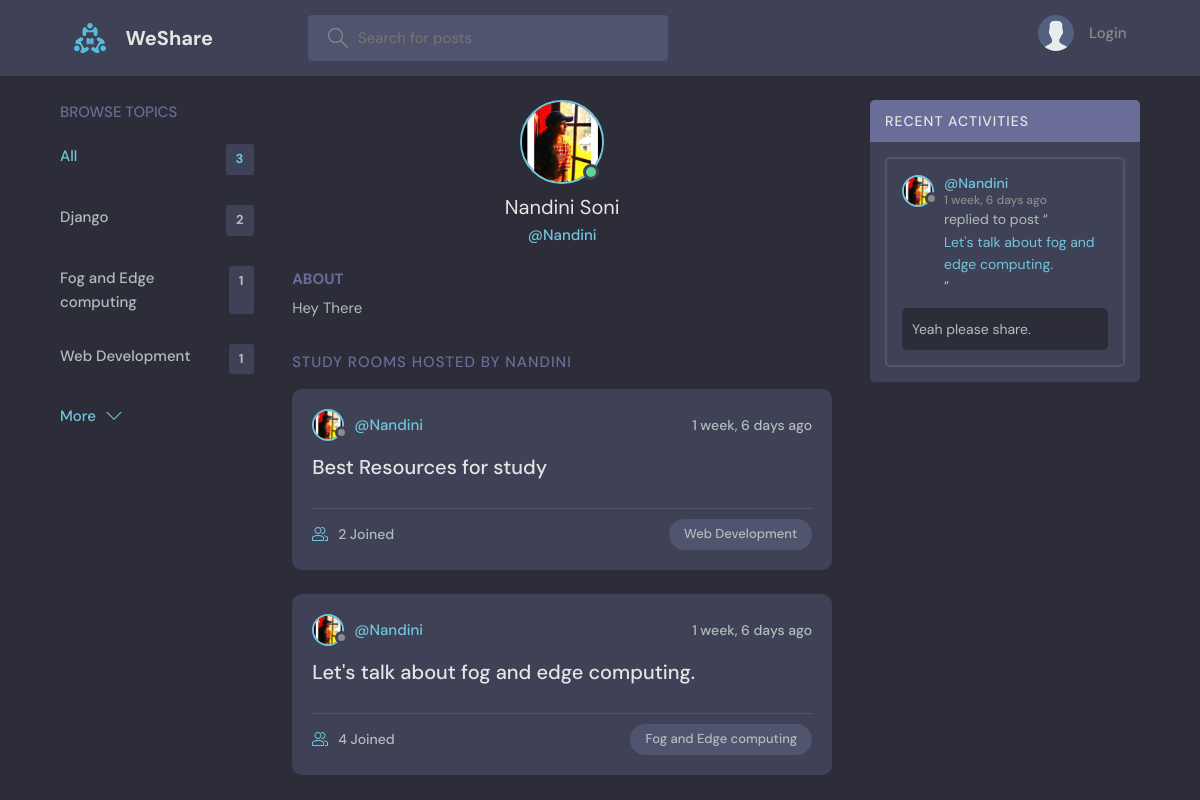
The page /profile/7/ on the database its author committed.
### base/models.py (models this page shows, shortened)
class Topic(models.Model):
    name = models.CharField(max_length=200)

class User(AbstractUser):
    name = models.CharField(max_length=200, null=True)
    username = models.CharField(max_length=200,unique=True, null=False)
    email = models.EmailField(unique=True, null=True)
    bio = models.TextField(null=True)
    avatar = models.ImageField(null=True, default="avatar.svg")
    USERNAME_FIELD = 'username'
    REQUIRED_FIELDS = ['name']

class Room(models.Model):
    host = models.ForeignKey(User, on_delete=models.SET_NULL, null=True)
    topic = models.ForeignKey(Topic, on_delete=models.SET_NULL, null=True)
    name = models.CharField(max_length=200)
    description = models.TextField(null=True, blank=True)
    participants = models.ManyToManyField(
        User, related_name='participants', blank=True)
    updated = models.DateTimeField(auto_now=True)
    created = models.DateTimeField(auto_now_add=True)
    class Meta:
        ordering = ['-updated', '-created']
    def __str__(self):
        return self.name

class Message(models.Model):
    user = models.ForeignKey(User, on_delete=models.CASCADE)
    room = models.ForeignKey(Room, on_delete=models.CASCADE)
    body = models.TextField()
    updated = models.DateTimeField(auto_now=True)
    created = models.DateTimeField(auto_now_add=True)
    class Meta:
        ordering = ['-updated', '-created']

### base/views.py (the view)
# urls.py: path('profile/<str:pk>/', views.userProfile, name="user-profile"),
def userProfile(request, pk):
    user = User.objects.get(id=pk)
    rooms = user.room_set.all()
    room_messages = user.message_set.all()
    topics = Topic.objects.all()
    context = {'user': user, 'rooms': rooms,
               'room_messages': room_messages, 'topics': topics}
    return render(request, 'base/profile.html', context)

### base/templates/base/profile.html (shortened to what this page needs)
{% extends 'main.html' %}
{% block content %}
<main class="profile-page layout layout--3">
  <div class="container">
    {% include 'base/topics_component.html' %}
    <div class="roomList">
      <div class="profile">
        <div class="profile__avatar">
          <div class="avatar avatar--large active">
            <img src="{{user.avatar.url}}" />
          </div>
        </div>
        <div class="profile__info">
          <h3>{{user.name}}</h3>
          <p>@{{user.username}}</p>
        </div>
        <div class="profile__about">
          <h3>About</h3>
          <p>
            {{user.bio}}
          </p>
        </div>
      </div>
      <div class="roomList__header">
        <div>
          <h2>Study Rooms Hosted by Nandini</a>
          </h2>
        </div>
      </div>
      {% include 'base/feed_component.html' %}
    </div>
    {% include 'base/activity_component.html' %}
  </div>
</main>
{% endblock content %}

### base/templates/base/topics_component.html
<div class="topics">
    <div class="topics__header">
        <h2>Browse Topics</h2>
    </div>
    <ul class="topics__list">
        <li>
            <a href="{% url 'home' %}" class="active">All <span>{{topics.count}}</span></a>
        </li>
        {% for topic in topics %}
        <li>
            <a href="{% url 'home' %}?q={{topic.name}}">{{topic.name}}<span>{{topic.room_set.all.count}}</span></a>
        </li>
        {% endfor %}
    </ul>
    <a class="btn btn--link" href="{% url 'topics' %}">
        More
        <svg version="1.1" xmlns="http://www.w3.org/2000/svg" width="32" height="32" viewBox="0 0 32 32">
            <title>chevron-down</title>
            <path d="M16 21l-13-13h-3l16 16 16-16h-3l-13 13z"></path>
        </svg>
    </a>
</div>

### base/templates/base/feed_component.html (shortened to what this page needs)
{% for room in rooms %}
<div class="roomListRoom">
    <div class="roomListRoom__header">
        <a href="{% url 'user-profile' room.host.id %}" class="roomListRoom__author">
            <div class="avatar avatar--small">
                <img src="{{room.host.avatar.url}}" />
            </div>
            <span>@{{room.host.username}}</span>
        </a>
        <div class="roomListRoom__actions">
            <span>{{room.created|timesince}} ago</span>
        </div>
    </div>
    <div class="roomListRoom__content">
        <a href="{% url 'room' room.id %}">{{room.name}}</a>
    </div>
    <div class="roomListRoom__meta">
        <a href="{% url 'room' room.id %}" class="roomListRoom__joined">
            {{room.participants.all.count}} Joined
        </a>
        <p class="roomListRoom__topic">{{room.topic.name}}</p>
    </div>
</div>
{% endfor %}

### base/templates/base/activity_component.html (shortened to what this page needs)
<div class="activities">
    <div class="activities__header">
        <h2>Recent Activities</h2>
    </div>
    {% for message in room_messages %}
    <div class="activities__box">
        <div class="activities__boxHeader roomListRoom__header">
            <a href="{% url 'user-profile' message.user.id %}" class="roomListRoom__author">
                <div class="avatar avatar--small">
                    <img src="{{message.user.avatar.url}}" />
                </div>
                <p>
                    @{{message.user.username}}
                    <span>{{message.created|timesince}} ago</span>
                </p>
            </a>
        </div>
        <div class="activities__boxContent">
            <p>replied to post “<a href="{% url 'room' message.room.id %}">{{message.room}}</a>”</p>
            <div class="activities__boxRoomContent">{{message.body}}</div>
        </div>
    </div>
    {% endfor %}
</div>

### rows shown on the page
Topic: name "Django", room_set.all.count "2"
Topic: name "Fog and Edge computing", room_set.all.count "1"
Topic: name "Web Development", room_set.all.count "1"
User: avatar (picture), name "Nandini Soni", username "Nandini", bio "Hey There"
Room: host.avatar (picture), host.username "Nandini", created "1 week, 6 days", name "Best Resources for study", participants.all.count "2", topic.name "Web Development"
Room: host.avatar (picture), host.username "Nandini", created "1 week, 6 days", name "Let's talk about fog and edge computing.", participants.all.count "4", topic.name "Fog and Edge computing"
Message: user.avatar (picture), user.username "Nandini", created "1 week, 6 days", room "Let's talk about fog and edge computing.", body "Yeah please share."

### other values the page prints
{{ topics.count }} "3"
